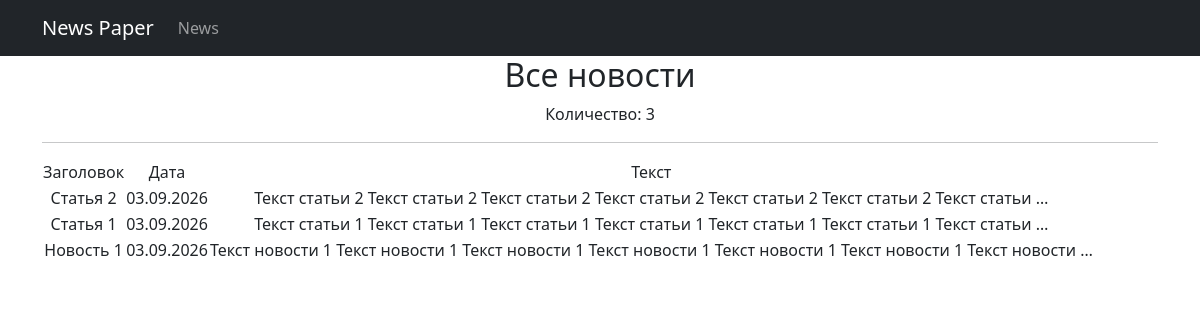
The page /news/ on the database as committed earlier.
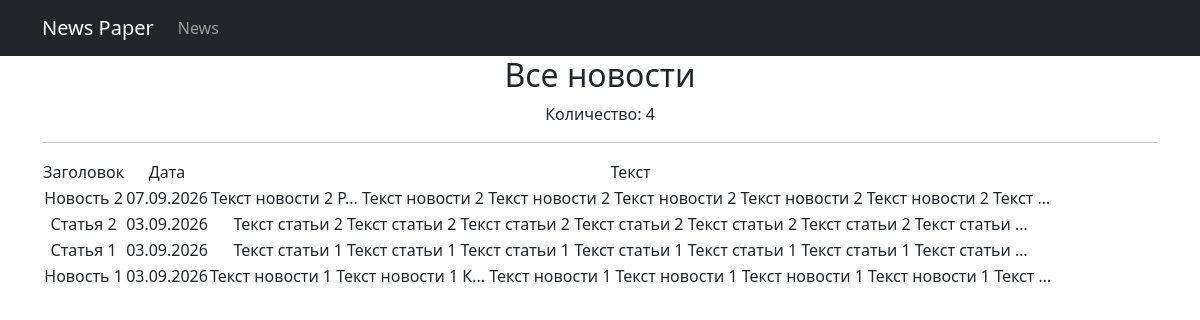
The same page on the database as committed later.
### news/models.py (models this page shows, shortened)
class Post(models.Model):
    type_article = 'A'
    type_news = 'N'
    POST_TYPES = [
        (type_article, 'Статья'),
        (type_news, 'Новость')
    ]
    post_type = models.CharField(max_length=1, choices=POST_TYPES, default=type_article)
    date = models.DateTimeField(auto_now_add=True)
    title = models.CharField(max_length=255)
    text = models.TextField()
    rating = models.IntegerField(default=0)
    author = models.ForeignKey(Author, on_delete=models.CASCADE)
    categories = models.ManyToManyField(Category, through='PostCategory')

### news/views.py (the view)
# urls.py: path('', NewsList.as_view()),
class NewsList(ListView):
    model = Post
    ordering = '-date'
    template_name = 'news_list.html'
    context_object_name = 'news_list'

### news/templatetags/custom_filters.py (called while the page is built)
@register.filter()
def censor(value):
    if type(value) != str:
        raise TypeError("Неверный тип данных")
    value = f'{value}'
    value = value.replace("Редиска", "Р...")
    value = value.replace("Кабачок", "К...")
    return value

### templates/news_list.html (shortened to what this page needs)
{% extends 'flatpages/default.html' %}
{% load custom_filters %}
{% block content %}
    <h2>Все новости</h2>
    Количество: {{ news_list|length }}
    <hr>
    {% if news_list %}
       <table>
            <tr>
                <td>Заголовок</td>
                <td>Дата</td>
                <td>Текст</td>
            </tr>
            {% for news in news_list %}
                <tr>
                    <td>{{ news.title|censor }}</td>
                    <td>{{ news.date|date:'d.m.Y' }}</td>
                    <td>{{ news.text|censor|truncatewords:20 }}</td>
                </tr>
            {% endfor %}
        </table>
    {% else %}
        <h2>Новостей нет!</h2>
    {% endif %}
{% endblock content %}

### templates/flatpages/default.html (shortened to what this page needs)
{% load static %}
<!DOCTYPE html>
<html lang="en">
<head>
  <link href="{% static 'css/bootstrap.min.css' %}" rel="stylesheet">
</head>
<body>
  <nav class="navbar navbar-expand-lg navbar-dark bg-dark static-top">
    <div class="container">
      <a class="navbar-brand" href="#">News Paper</a>
      <div class="collapse navbar-collapse" id="navbarResponsive">
        <ul class="navbar-nav ml-auto">
          <li class="nav-item">
            <a class="nav-link" href="/news/">News</a>
          </li>
        </ul>
      </div>
    </div>
  </nav>
  <div class="container">
    <div class="row">
      <div class="col-lg-12 text-center">
       {% block content %}{% endblock content %}
      </div>
    </div>
  </div>
</body>
</html>

Rows that differ between the two databases and show on the page:
added Post: title|censor "Новость 2", date "07.09.2026", text|censor "Текст новости 2 Р... Текст новости 2 Текст новости 2 Текст новости 2 Текст новости 2 Текст новости 2 Текст …"
changed Post "Новость 1": text|censor "Текст новости 1 Текст новости 1 Текст новости 1 Текст новости 1 Текст новости 1 Текст новости 1 Текст новости …" → "Текст новости 1 Текст новости 1 К... Текст новости 1 Текст новости 1 Текст новости 1 Текст новости 1 Текст …"
Other text that changed with them:
{{ news_list|length }}: "3" → "4"
